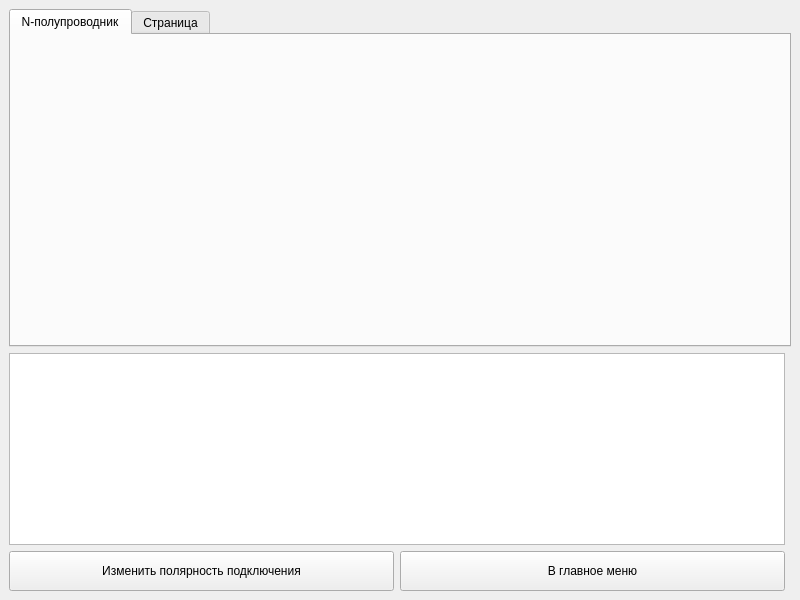
<?xml version="1.0" encoding="UTF-8"?>
<ui version="4.0">
 <class>Demo</class>
 <widget class="QMainWindow" name="Demo">
  <property name="enabled">
   <bool>true</bool>
  </property>
  <property name="geometry">
   <rect>
    <x>0</x>
    <y>0</y>
    <width>800</width>
    <height>600</height>
   </rect>
  </property>
  <property name="minimumSize">
   <size>
    <width>800</width>
    <height>600</height>
   </size>
  </property>
  <property name="windowTitle">
   <string>Демонстрация</string>
  </property>
  <property name="animated">
   <bool>false</bool>
  </property>
  <property name="documentMode">
   <bool>false</bool>
  </property>
  <widget class="QWidget" name="centralwidget">
   <property name="sizePolicy">
    <sizepolicy hsizetype="Preferred" vsizetype="Preferred">
     <horstretch>0</horstretch>
     <verstretch>0</verstretch>
    </sizepolicy>
   </property>
   <property name="minimumSize">
    <size>
     <width>800</width>
     <height>600</height>
    </size>
   </property>
   <property name="autoFillBackground">
    <bool>true</bool>
   </property>
   <layout class="QGridLayout" name="gridLayout" rowstretch="7,0,0,0" columnstretch="10,0">
    <item row="3" column="0">
     <layout class="QHBoxLayout" name="horizontalLayout">
      <item>
       <widget class="QPushButton" name="pushButton_changePolarity">
        <property name="minimumSize">
         <size>
          <width>100</width>
          <height>40</height>
         </size>
        </property>
        <property name="text">
         <string>Изменить полярность подключения</string>
        </property>
       </widget>
      </item>
      <item>
       <widget class="QPushButton" name="pushButton_toMenu">
        <property name="minimumSize">
         <size>
          <width>100</width>
          <height>40</height>
         </size>
        </property>
        <property name="text">
         <string>В главное меню</string>
        </property>
       </widget>
      </item>
     </layout>
    </item>
    <item row="2" column="0">
     <widget class="QTextBrowser" name="textBrowser">
      <property name="font">
       <font>
        <pointsize>12</pointsize>
       </font>
      </property>
     </widget>
    </item>
    <item row="0" column="0" rowspan="2" colspan="2">
     <widget class="QTabWidget" name="tabWidget">
      <property name="tabPosition">
       <enum>QTabWidget::North</enum>
      </property>
      <property name="currentIndex">
       <number>0</number>
      </property>
      <property name="elideMode">
       <enum>Qt::ElideNone</enum>
      </property>
      <property name="usesScrollButtons">
       <bool>true</bool>
      </property>
      <property name="documentMode">
       <bool>false</bool>
      </property>
      <property name="tabsClosable">
       <bool>false</bool>
      </property>
      <property name="movable">
       <bool>true</bool>
      </property>
      <property name="tabBarAutoHide">
       <bool>false</bool>
      </property>
      <widget class="QWidget" name="n_semi">
       <attribute name="title">
        <string>N-полупроводник</string>
       </attribute>
       <layout class="QGridLayout" name="graphicLayout_nSemi"/>
      </widget>
      <widget class="QWidget" name="tab_3">
       <attribute name="title">
        <string>Страница</string>
       </attribute>
      </widget>
     </widget>
    </item>
   </layout>
  </widget>
 </widget>
 <resources/>
 <connections/>
</ui>
